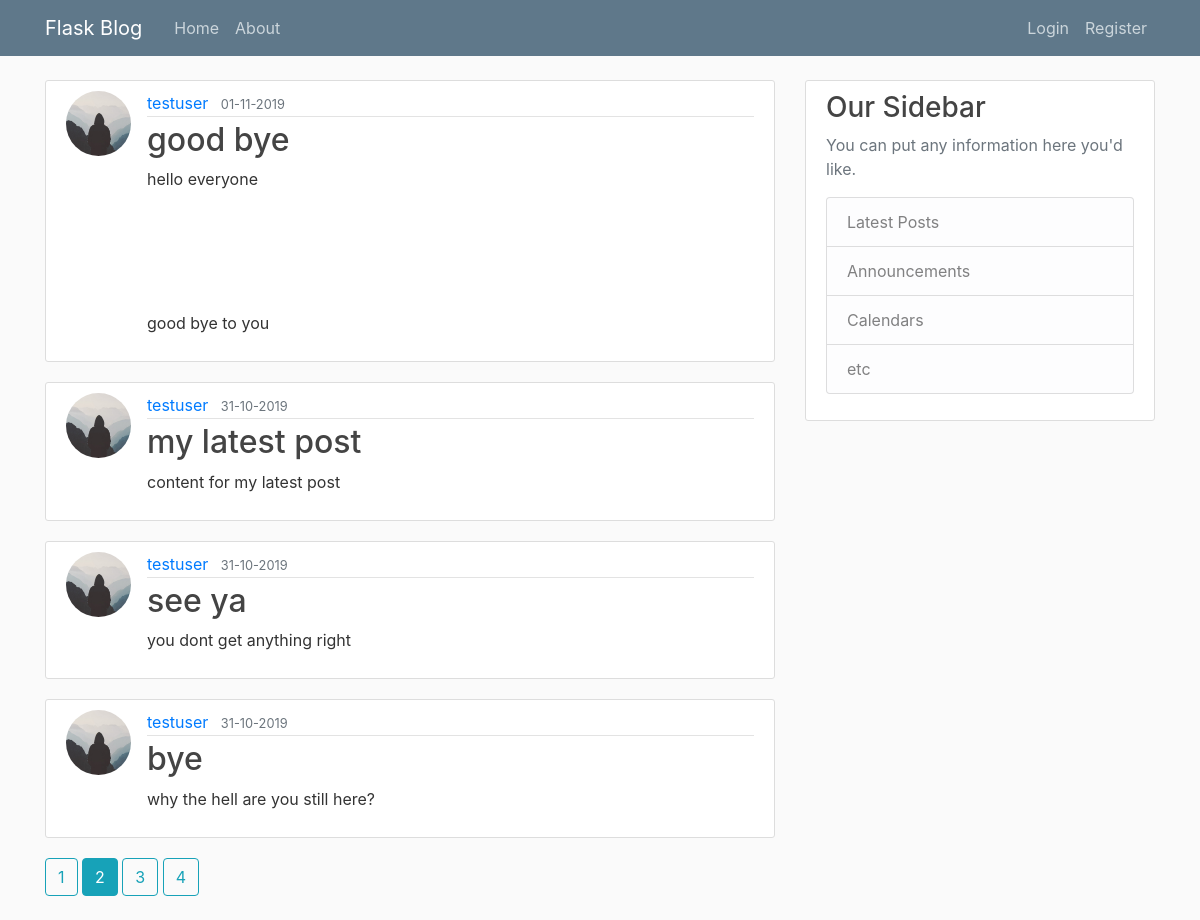
The page /home?page=2 on the database its author committed.
### tryflask/models.py (models this page shows, shortened)
class Post(db.Model):
    id = db.Column(db.Integer, primary_key=True)
    title = db.Column(db.String(100), nullable=False)
    date_posted = db.Column(db.DateTime, nullable=False, default=datetime.utcnow)
    content = db.Column(db.Text, nullable=False)
    user_id = db.Column(db.Integer, db.ForeignKey('user.id'), nullable=False)

class User(db.Model, UserMixin):
    id= db.Column(db.Integer, primary_key=True)
    username = db.Column(db.String(20), unique=True, nullable=False)
    email = db.Column(db.String(120), unique=True, nullable=False)
    image_file = db.Column(db.String(20), nullable=False, default="default.jpg")
    password = db.Column(db.String(60), nullable=False)
    posts = db.relationship('Post', backref='author', lazy=True)

### tryflask/routes.py (the view)
@app.route("/")
@app.route("/home")
def home():
    page = request.args.get('page', 1, type=int)
    posts = Post.query.order_by(Post.date_posted.desc()).paginate(page=page, per_page=4)
    return render_template('home.html', posts=posts, title='Home')

### tryflask/templates/home.html
{% extends "layout.html" %}
{% block content %}
{% for post in posts.items %}
<article class="media content-section">
    <img class="rounded-circle article-img" src="{{ url_for('static', filename='profile_pics/'+ post.author.image_file) }}">
    <div class="media-body">
        <div class="article-metadata">
            <a class="mr-2" href="{{ url_for('user_posts', username=post.author.username) }}">{{ post.author.username }}</a>
            <small class="text-muted">{{ post.date_posted.strftime('%d-%m-%Y') }}</small>
        </div>
        <h2><a class="article-title" href="{{ url_for('post', post_id=post.id) }}">{{ post.title }}</a></h2>
        <p class="article-content">{{ post.content }}</p>
    </div>
</article>
{% endfor %}
{% for page_num in posts.iter_pages(left_edge=1, right_edge=1, left_current=1, right_current=2) %}
    {% if page_num %}
        {% if posts.page == page_num %}
            <a class="btn btn-info mb-4" href="{{ url_for('home', page=page_num) }}">{{ page_num }}</a>
        {% else %}
            <a class="btn btn-outline-info mb-4" href="{{ url_for('home', page=page_num) }}">{{ page_num }}</a>
        {% endif %}
    {% else %}
        ...
    {% endif %}
{% endfor %}
{% endblock content %}

### tryflask/static/main.css (style rules this page uses)
body { background: #fafafa; color: #333333; margin-top: 5rem; }
h1, h2, h3, h4, h5, h6 { color: #444444; }
.content-section { background: #ffffff; padding: 10px 20px; border: 1px solid #dddddd; border-radius: 3px; margin-bottom: 20px; }
.article-title { color: #444444; }
.article-content { white-space: pre-line; }
.article-img { height: 65px; width: 65px; margin-right: 16px; }
.article-metadata { padding-bottom: 1px; margin-bottom: 4px; border-bottom: 1px solid #e3e3e3 }

### rows shown on the page
Post: image_file (placeholder picture), author.username "testuser", date_posted "01-11-2019", title "good bye", content "hello everyone good bye to you"
Post: image_file (placeholder picture), author.username "testuser", date_posted "31-10-2019", title "my latest post", content "content for my latest post"
Post: image_file (placeholder picture), author.username "testuser", date_posted "31-10-2019", title "see ya", content "you dont get anything right"
Post: image_file (placeholder picture), author.username "testuser", date_posted "31-10-2019", title "bye", content "why the hell are you still here?"

### other values the page prints
{{ page_num }} "1" "3" "4"
{{ page_num }} "2"
